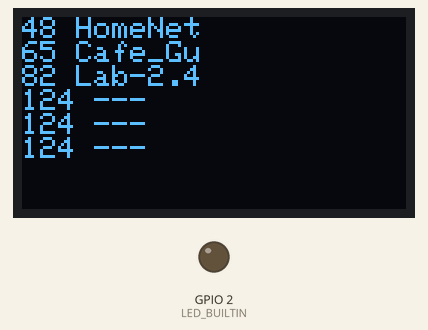
Simulated run of this sketch. Board: ESP8266 (NodeMCU). Parts: 128×64 one-colour display, output pins drawn as LEDs (lit = HIGH, except the on-board LED, lit = LOW). A WiFi scan finds three made-up networks; what the sketch prints to the serial monitor is not drawn.

Above: at 3.4 s.
Timing chart, 0 to 129.5 s (numbered marks = the images above):
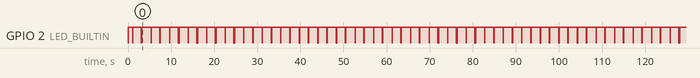

The sketch:

wifi-scanner.ino
```cpp
#include <ESP8266WiFi.h>
#include <Wire.h>
#include <Adafruit_GFX.h>
#include <Adafruit_SSD1306.h>

struct WifiNetwork {
  String ssid;
  int8_t rssi;
};

Adafruit_SSD1306 oledDisplay(0); // GPIO0
WifiNetwork networks[20];
unsigned int ScanDelay = 2000; // in ms


void setupSerial() {
  Serial.begin(115200);
  Serial.println();
}

void setupLed() {
  pinMode(LED_BUILTIN, OUTPUT);
  digitalWrite(LED_BUILTIN, HIGH);
}

void setupOledDisplay() {
  oledDisplay.begin(SSD1306_SWITCHCAPVCC, 0x3C);
  oledDisplay.clearDisplay();
  oledDisplay.setTextSize(1);
  oledDisplay.setTextColor(WHITE);
  oledDisplay.setCursor(0, 0);
  oledDisplay.display();
}

void setupWifi() {
  WiFi.mode(WIFI_STA);
  WiFi.disconnect();
}


void setup() {
  setupSerial();
  setupLed();
  setupOledDisplay();
  setupWifi();
  delay(1000);
}

void ledBlink(int8_t times) {
  for (int8_t i = 0; i < times; i++) {
    digitalWrite(LED_BUILTIN, LOW);
    delay(25);
    digitalWrite(LED_BUILTIN, HIGH);
    if (times > 1) {
      delay(100);
    }
  }
}

void loop() {
  ledBlink(1);
  Serial.print("WiFi Networks scan start...");
  int n = WiFi.scanNetworks();
  ledBlink(2);
  Serial.println(" done");

  for (int i = 0; i < 20; i++) {
    if (i < n) {
      networks[i].ssid = WiFi.SSID(i);
      networks[i].rssi = WiFi.RSSI(i);
    } else {
      networks[i].ssid = "---";
      networks[i].rssi = -124;
    }
  }

  // from https://forum.arduino.cc/index.php?topic=643560.0
  auto cmpfunc = [](WifiNetwork a, WifiNetwork b) { return a.rssi > b.rssi; };
  std::sort(std::begin(networks), std::end(networks), cmpfunc);

//  for (WifiNetwork item: networks) {
//    Serial.print(item.rssi);
//    Serial.print(" "+ item.ssid);
//    Serial.println();
//  }

  oledDisplay.clearDisplay();
  oledDisplay.setCursor(0, 0);

  for (int8_t i = 0; i < 6; i++) {
    Serial.printf("%d %s\n", networks[i].rssi, networks[i].ssid.substring(0, 7).c_str());
    oledDisplay.printf("%d %s\n", abs(networks[i].rssi), networks[i].ssid.substring(0, 7).c_str());
  }

  oledDisplay.display();
  Serial.println();

  delay(ScanDelay);
}
```

Measured:
- by itself, GPIO 2 (LED_BUILTIN): repeats every 4.3 s: HIGH 2.0 s, LOW 0.03 s, HIGH 0.10 s, LOW 0.03 s, HIGH 2.1 s, LOW 0.03 s
